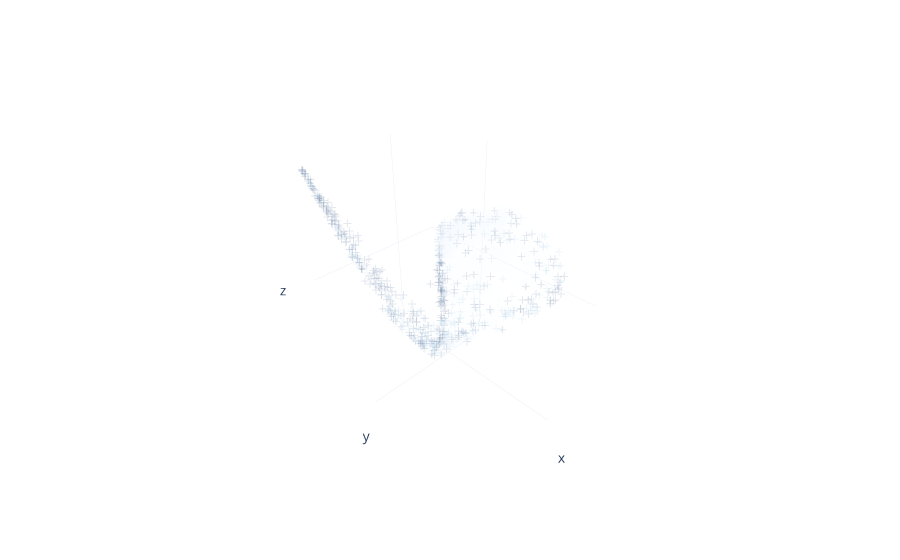

The notebook cell saved with this chart:
### Code cell
# fig = go.Figure(data=[go.Scatter3d(
#                                 x=embeddings[:,0],
#                                 y=embeddings[:,1],
#                                 z=embeddings[:,2],
#                                 mode='markers',
#                                 marker=dict(
#                                     symbol=['square' if i == 'Normal' else 'cross' for i in viz_data.State],
#                                     size=4,
#                                     color=viz_data.State.map({'Transition':1,'Seizure':2,'Normal':0}),
#                                     colorscale='Blues',
#                                     opacity=.1,
#                                     line={'width':0}
#                                 )
#                                 )])

# fig.update_layout(template='plotly_white',scene = dict(
#     xaxis = dict(showgrid = False,showticklabels = False),
#                                    yaxis = dict(showgrid = False,showticklabels = False),
#                                    zaxis = dict(showgrid = False,showticklabels = False)
#              ))

### Figure 1 — Plotly figure (JSON) as saved in the notebook; plotly's stock layout.template omitted (floating-point values rounded to 4 significant figures; data arrays with more than 128 entries replaced by an {"elided": "..."} marker saying what was removed)
{"data": [{"marker": {"color": {"elided": "997 int values"}, "colorscale": [[0, "rgb(247,251,255)"], [0.125, "rgb(222,235,247)"], [0.25, "rgb(198,219,239)"], [0.375, "rgb(158,202,225)"], [0.5, "rgb(107,174,214)"], [0.625, "rgb(66,146,198)"], [0.75, "rgb(33,113,181)"], [0.875, "rgb(8,81,156)"], [1, "rgb(8,48,107)"]], "line": {"width": 0}, "opacity": 0.1, "size": 4, "symbol": {"elided": "997 str values"}}, "mode": "markers", "type": "scatter3d", "x": {"elided": "997 float values"}, "y": {"elided": "997 float values"}, "z": {"elided": "997 float values"}}], "layout": {"scene": {"xaxis": {"showgrid": false, "showticklabels": false}, "yaxis": {"showgrid": false, "showticklabels": false}, "zaxis": {"showgrid": false, "showticklabels": false}}}}
